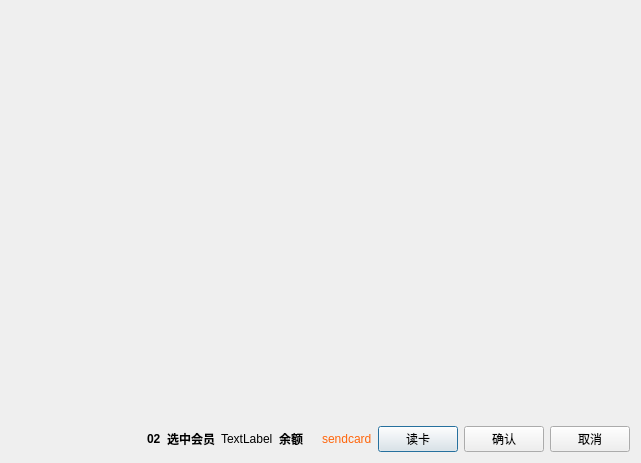
<?xml version="1.0" encoding="UTF-8"?>
<ui version="4.0">
 <class>w_scr_dish_m_hang_Dialog</class>
 <widget class="QDialog" name="w_scr_dish_m_hang_Dialog">
  <property name="geometry">
   <rect>
    <x>0</x>
    <y>0</y>
    <width>641</width>
    <height>463</height>
   </rect>
  </property>
  <property name="windowTitle">
   <string>Dialog</string>
  </property>
  <layout class="QVBoxLayout" name="verticalLayout" stretch="1,0">
   <item>
    <widget class="QFrame" name="frame">
     <property name="outer_stylesheet" stdset="0">
      <string>frame_detail_show</string>
     </property>
     <layout class="QVBoxLayout" name="verticalLayout_2"/>
    </widget>
   </item>
   <item>
    <layout class="QHBoxLayout" name="horizontalLayout">
     <item>
      <spacer name="horizontalSpacer">
       <property name="orientation">
        <enum>Qt::Horizontal</enum>
       </property>
       <property name="sizeHint" stdset="0">
        <size>
         <width>40</width>
         <height>20</height>
        </size>
       </property>
      </spacer>
     </item>
     <item>
      <widget class="QLabel" name="label_ch_paymodeno">
       <property name="styleSheet">
        <string notr="true">font-weight:bold;</string>
       </property>
       <property name="text">
        <string>02</string>
       </property>
      </widget>
     </item>
     <item>
      <widget class="QLabel" name="label_2">
       <property name="styleSheet">
        <string notr="true">font-weight:bold;</string>
       </property>
       <property name="text">
        <string>选中会员</string>
       </property>
      </widget>
     </item>
     <item>
      <widget class="QLabel" name="label_member">
       <property name="text">
        <string>TextLabel</string>
       </property>
      </widget>
     </item>
     <item>
      <widget class="QLabel" name="label_3">
       <property name="styleSheet">
        <string notr="true">font-weight:bold;</string>
       </property>
       <property name="text">
        <string>余额</string>
       </property>
      </widget>
     </item>
     <item>
      <widget class="lds_doublespinbox_label" name="label_num_remain">
       <property name="styleSheet">
        <string notr="true">color:#ff650b;</string>
       </property>
      </widget>
     </item>
     <item>
      <widget class="QLabel" name="label_state">
       <property name="styleSheet">
        <string notr="true">color:#ff650b;</string>
       </property>
       <property name="text">
        <string>sendcard</string>
       </property>
      </widget>
     </item>
     <item>
      <widget class="lds_toolbar_button" name="pushButton_readcard">
       <property name="text">
        <string>读卡</string>
       </property>
       <property name="outer_stylesheet" stdset="0">
        <string>pushbutton</string>
       </property>
      </widget>
     </item>
     <item>
      <widget class="lds_toolbar_button" name="pushButton_ok">
       <property name="text">
        <string>确认</string>
       </property>
       <property name="outer_stylesheet" stdset="0">
        <string>pushbutton</string>
       </property>
      </widget>
     </item>
     <item>
      <widget class="lds_toolbar_button" name="pushButton_cancel">
       <property name="text">
        <string>取消</string>
       </property>
       <property name="outer_stylesheet" stdset="0">
        <string>pushbutton</string>
       </property>
      </widget>
     </item>
    </layout>
   </item>
  </layout>
 </widget>
 <customwidgets>
  <customwidget>
   <class>lds_toolbar_button</class>
   <extends>QPushButton</extends>
   <header>lds_toolbar_button.h</header>
  </customwidget>
  <customwidget>
   <class>lds_doublespinbox_label</class>
   <extends>QLabel</extends>
   <header>lds_doublespinbox_label.h</header>
  </customwidget>
 </customwidgets>
 <resources/>
 <connections/>
</ui>
